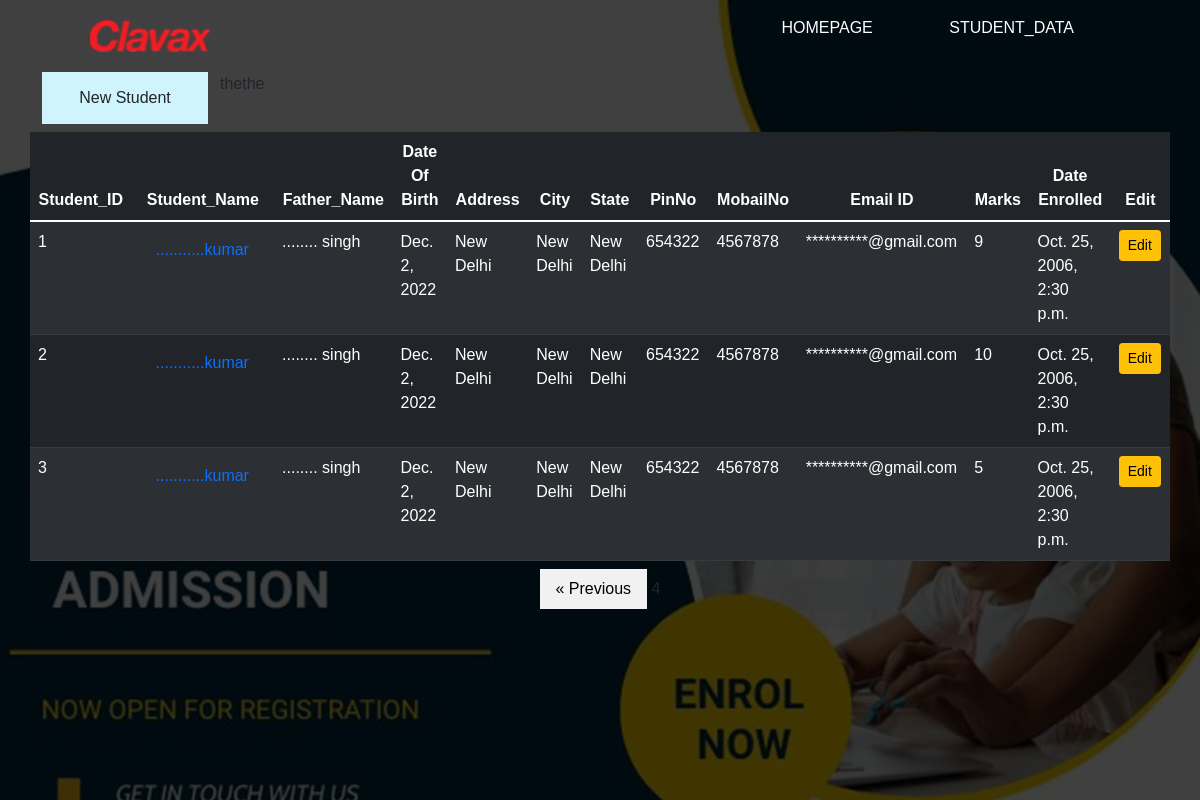
The page /stu_data?page=4 on the database its author committed.
### enrolment_app/models.py (models this page shows)
class Student_data(models.Model):
    student_name=models.CharField(max_length=70)
    father_name=models.CharField(max_length=70)
    dob=models.DateField(null=True,blank=True)
    address=models.CharField(max_length=70)
    city=models.CharField(max_length=70)
    state=models.CharField(max_length=70)
    pinno=models.IntegerField()
    mobailno = models.IntegerField(default='+91',validators=[MaxValueValidator(9999999999)])
    email=models.EmailField(max_length=100)
    class_opted=models.IntegerField()
    marks=models.FloatField(null=True,blank=True)
    date_enrolled=models.DateTimeField(null=True,blank=True)

### enrolment_app/views.py (the view)
# urls.py: path('stu_data',views.StudetdataView.as_view(),name="stu_data"),
class StudetdataView(View):
    template_name="student_data.html"
    def get(self,request):
        Stu_id = Student_data.objects.all()
        paginator = Paginator(Stu_id, 5)  # Show 10 contacts per page.
        page_number = request.GET.get('page')
        page_obj = paginator.get_page(page_number)
        return render(request,self.template_name,{'page_obj':page_obj})

### enrolment_app/templates/student_data.html (shortened to what this page needs)
{% extends 'home.html' %} {% load static %} {% block content %}
<div class=col-sm-2>
    <h4 class="text-center alert-info">
        <a href="{% url 'stu_form' %}" class="btn">
            <div class="text-right">
                <button type="button" class="btn btn-primary-right">New Student</button>
            </div>
        </a>
    </h4>
</div>
<table class="table mb-2 table-dark table-striped">
    <thead>
        {% if page_obj %}
        <tr class="text-center">
            <th scope="col" style="width:2%">Student_ID</th>
            <th scope="col" style="width:2%">Student_Name</th>thethe
            <th scope="col" style="width:2%">Father_Name</th>
            <th scope="col" style="width:2%">Date Of Birth</th>
            <th scope="col" style="width:2%">Address</th>
            <th scope="col" style="width:2%">City</th>
            <th scope="col" style="width:2%">State</th>
            <th scope="col" style="width:2%">PinNo</th>
            <th scope="col" style="width:2%">MobailNo</th>
            <th scope="col" style="width:2%">Email ID</th>
            <th scope="col" style="width:2%">Marks</th>
            <th scope="col" style="width:2%">Date Enrolled</th>
            <th scope="col" style="width:2%">Edit</th>
        </tr>
    </thead>
    <tbody>
        {% for post in page_obj %}
        <tr>
            <td>{{forloop.counter}}</td>
            <td><a href="{% url 'show_data' post.id %}">{{post.student_name}}</a></td>
            <td>{{post.father_name}}</td>
            <td>{{post.dob}}</td>
            <td>{{post.address}}</td>
            <td>{{post.city}}</td>
            <td>{{post.state}}</td>
            <td>{{post.pinno}}</td>
            <td>{{post.mobailno}}</td>
            <td>{{post.email}}</td>
            <td>{{post.class_opted}}</td>
            <td>{{post.date_enrolled}}</td>
            <td>
                <a href="{% url 'Update_post' post.id %}" class="btn btn-warning btn-sm">Edit</a>
            </td>
        </tr>
        {% endfor %}
    </tbody>
</table>
<center>
    {%if page_obj.has_previous %}
    <a href="?page={{page_obj.previous_page_number}}" class="previous">&laquo; Previous
    </a>  {% endif %}
    <span>{{page_obj.number}}</span>
</center>
{% else %}
<h4 class="text-center alert alert-info mt-3">No Recoards </h4>
{% endif %} {% endblock content %}

### enrolment_app/static/css/styles.css (style rules this page uses)
* { margin: 0; padding: 0; font-family: sans-serif; }

### enrolment_app/templates/student_data.html (style rules this page uses)
a { text-decoration: none; display: inline-block; padding: 8px 16px; }
.previous { background-color: #f1f1f1; color: black; }

### rows shown on the page
Student_data: student_name "...........kumar", father_name "........ singh", dob "Dec. 2, 2022", address "New Delhi", city "New Delhi", state "New Delhi", pinno "654322", mobailno "4567878", email "**********@gmail.com", class_opted "9", date_enrolled "Oct. 25, 2006, 2:30 p.m."
Student_data: student_name "...........kumar", father_name "........ singh", dob "Dec. 2, 2022", address "New Delhi", city "New Delhi", state "New Delhi", pinno "654322", mobailno "4567878", email "**********@gmail.com", class_opted "10", date_enrolled "Oct. 25, 2006, 2:30 p.m."
Student_data: student_name "...........kumar", father_name "........ singh", dob "Dec. 2, 2022", address "New Delhi", city "New Delhi", state "New Delhi", pinno "654322", mobailno "4567878", email "**********@gmail.com", class_opted "5", date_enrolled "Oct. 25, 2006, 2:30 p.m."

### other values the page prints
{{ page_obj.number }} "4"
